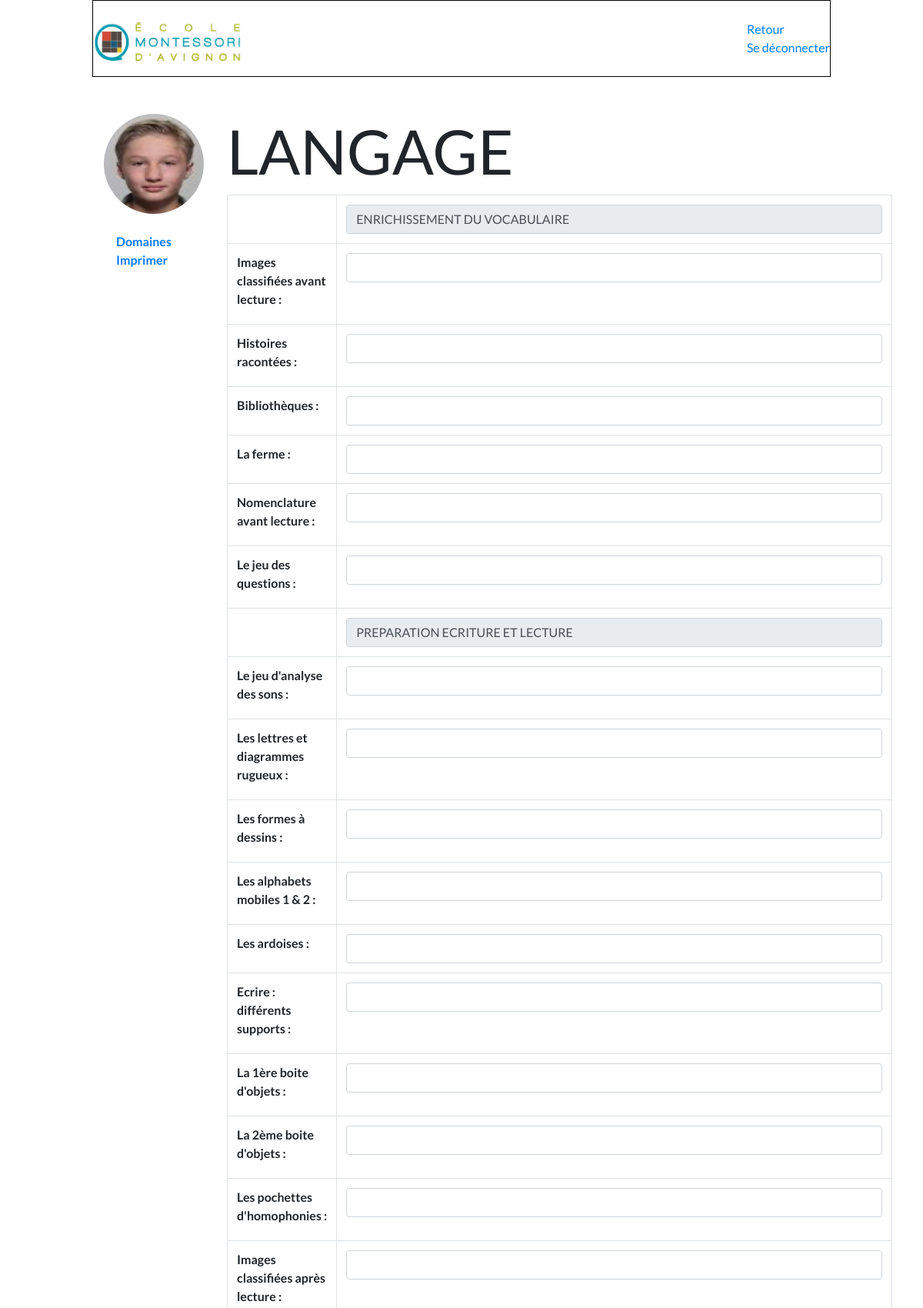
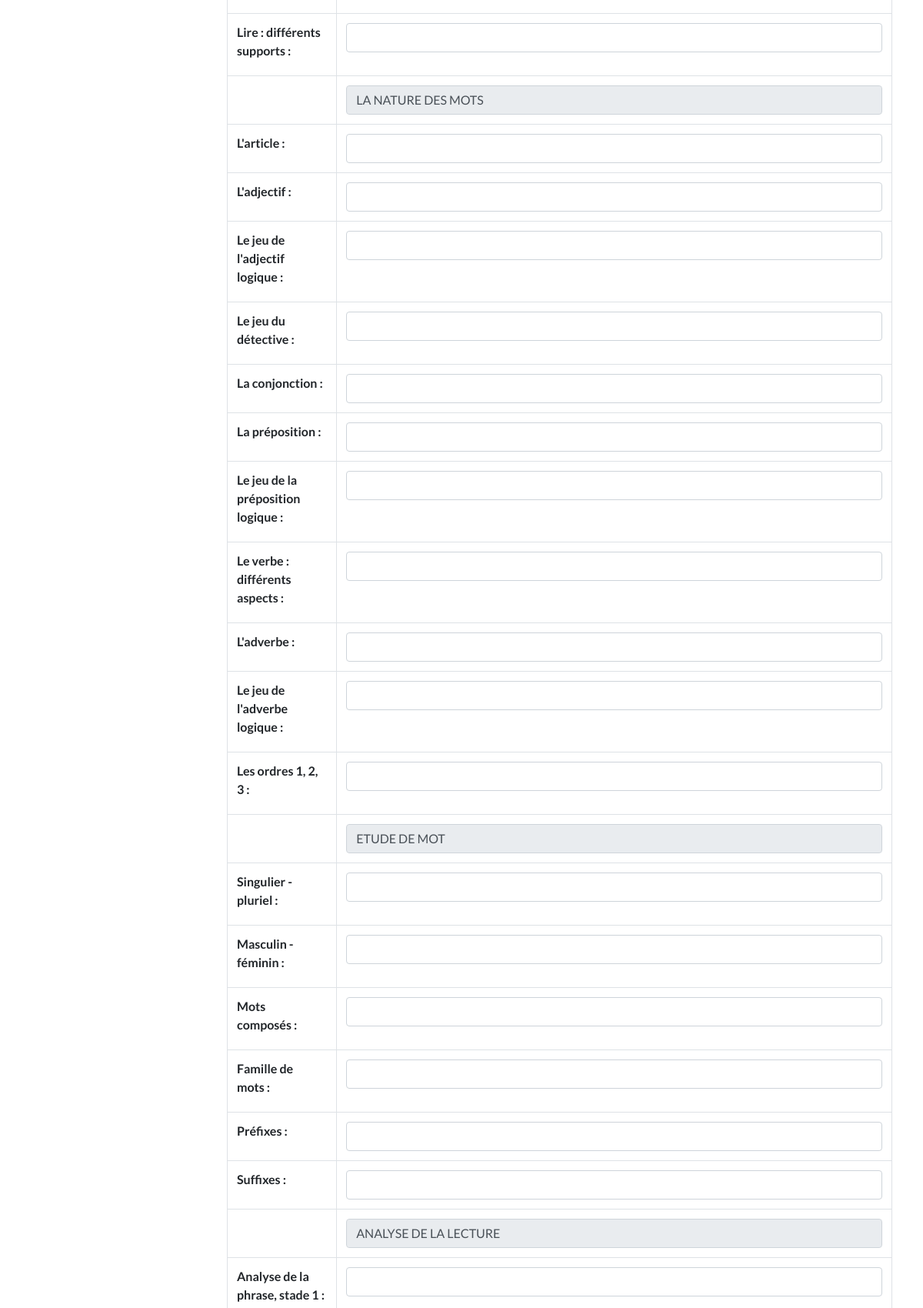
/Langage_change/7 (signed in, upper part), run on the app's committed database (2 pictures, top to bottom).
### students/models.py (models this page shows, shortened)
class Students(models.Model):
    photo = models.ImageField(null=True, blank=True)
    firstname = models.CharField(max_length=25)
    lastname = models.CharField(max_length=25)
    date_of_birth = models.DateField()
    profil = models.TextField()
    ambiance = models.ForeignKey(Ambiance, on_delete=models.CASCADE)
    pratique_life = models.ForeignKey(PracticalLife, on_delete=models.CASCADE)
    sensorial_material = models.ForeignKey(SensoryMaterial, on_delete=models.CASCADE)
    mathe = models.ForeignKey(Math, on_delete=models.CASCADE)
    langage = models.ForeignKey(Langage, on_delete=models.CASCADE)
    letter = models.ForeignKey(Letter, on_delete=models.CASCADE)
    active = models.BooleanField(default=True)
    date_created = models.DateTimeField(auto_now_add=True)
    date_updated = models.DateTimeField(auto_now=True)
    tracker = FieldTracker()
    class Meta:
        verbose_name = "Student"
        verbose_name_plural = "Students"
    IMAGE_MAX_SIZE = (100, 100)
    def __str__(self):
        return f'{self.firstname} {self.lastname}'

### three_six/models.py (models this page shows)
class Langage(models.Model):
    title_1 = models.CharField(max_length=100, default="ENRICHISSEMENT DU VOCABULAIRE")
    img_before_read = models.CharField(max_length=250, verbose_name="Images classifiées avant lecture")
    stories_told = models.CharField(max_length=250, verbose_name="Histoires racontées")
    libraries = models.CharField(max_length=250, verbose_name="Bibliothèques")
    farm = models.CharField(max_length=250, verbose_name="La ferme")
    nomenclature_before_read = models.CharField(max_length=250, verbose_name="Nomenclature avant lecture")
    question_game = models.CharField(max_length=250, verbose_name="Le jeu des questions")
    """ PREPARATION ECRITURE ET LECTURE """
    title_2 = models.CharField(max_length=100, default="PREPARATION ECRITURE ET LECTURE")
    sound_analysis_game = models.CharField(max_length=250, verbose_name="Le jeu d'analyse des sons")
    rough_letters_diagrams = models.CharField(max_length=250, verbose_name="Les lettres et diagrammes rugUeux")
    design_shapes = models.CharField(max_length=250, verbose_name="Les formes à dessins")
    mobile_alphabets_1_2 = models.CharField(max_length=250, verbose_name="Les alphabets mobiles 1 & 2")
    slates = models.CharField(max_length=250, verbose_name="Les ardoises")
    write_different_media = models.CharField(max_length=250, verbose_name="Ecrire : différents supports")
    box_objects_1 = models.CharField(max_length=250, verbose_name="La 1ère boite d'objets")
    box_objects_2 = models.CharField(max_length=250, verbose_name="La 2ème boite d'objets")
    homophony_covers = models.CharField(max_length=250, verbose_name="Les pochettes d'homophonies")
    img_after_read = models.CharField(max_length=250, verbose_name="Images classifiées après lecture")
    read_different_media = models.CharField(max_length=250, verbose_name="Lire : différents supports")
    """ LA NATURE DES MOTS """
    title_3 = models.CharField(max_length=100, default="LA NATURE DES MOTS")
    article = models.CharField(max_length=250, verbose_name="L'article")
    adjective = models.CharField(max_length=250, verbose_name="L'adjectif")
    logical_adjective_game = models.CharField(max_length=250, verbose_name="Le jeu de l'adjectif logique")
    detective_game = models.CharField(max_length=250, verbose_name="Le jeu du détective")
    conjunction = models.CharField(max_length=250, verbose_name="La conjonction")
    preposition = models.CharField(max_length=250, verbose_name="La préposition")
    logical_preposition_game = models.CharField(max_length=250, verbose_name="Le jeu de la préposition logique")
    verb = models.CharField(max_length=250, verbose_name="Le verbe : différents aspects")
    adverb = models.CharField(max_length=250, verbose_name="L'adverbe")
    logical_adverb_game = models.CharField(max_length=250, verbose_name="Le jeu de l'adverbe logique")
    orders_123 = models.CharField(max_length=250, verbose_name="Les ordres 1, 2, 3")
    """ETUDE DE MOTS"""
    title_4 = models.CharField(max_length=100, default="ETUDE DE MOT")
    singular_plural = models.CharField(max_length=250, verbose_name="Singulier - pluriel")
    male_female = models.CharField(max_length=250, verbose_name="Masculin - féminin")
    compound_words = models.CharField(max_length=250, verbose_name="Mots composés")
    family_words = models.CharField(max_length=250, verbose_name="Famille de mots")
    prefixes = models.CharField(max_length=250, verbose_name="Préfixes")
    suffixes = models.CharField(max_length=250, verbose_name="Suffixes")
    """ANALYSE DE LA LECTURE"""
    title_5 = models.CharField(max_length=100, default="ANALYSE DE LA LECTURE")
    sentence_analysis_1 = models.CharField(max_length=250, verbose_name="Analyse de la phrase, stade 1")
    sentence_analysis_2 = models.CharField(max_length=250, verbose_name="Analyse de la phrase, stade 2")
    """ MUSIQUE """
    title_6 = models.CharField(max_length=100, default="MUSIQUE")
    name_bells = models.CharField(max_length=250, verbose_name="Le nom des clochettes")
    sharp_flat = models.CharField(max_length=250, verbose_name="Dièse et bémol")
    read_write_music = models.CharField(max_length=250, verbose_name="Lecture et écriture musicale")
    bass_clef = models.CharField(max_length=250, verbose_name="La clé de Fa")
    read_sheet_music = models.CharField(max_length=250, verbose_name="Lecture de partitions")
    title_7 = models.CharField(max_length=100, default='OBSERVATIONS')
    observations_1 = models.TextField(verbose_name="Trimestre 1")
    observations_2 = models.TextField(verbose_name="Trimestre 2")
    observations_3 = models.TextField(verbose_name="Trimestre 3")
    class Meta:
        verbose_name = "Langage"
        verbose_name_plural = "Langage"

### three_six/views.py (the view)
# urls.py: path("Langage_change/<int:student_id>", views.update_langage, name='Langage_change'),
@login_required
def update_langage(request, student_id):
    student = Students.objects.get(id=student_id)
    langage_student = student.langage
    letter_student = student.letter
    if request.method == 'POST':
        langage_form = forms.LangageForm(request.POST, instance=langage_student)
        letter_form = forms.LetterForm(request.POST, instance=letter_student)
        if all([langage_form.is_valid(), letter_form.is_valid()]):
            langage_form.save()
            letter_form.save()
            return redirect('Langage_change', student_id=student_id)
    else:
        langage_form = forms.LangageForm(instance=langage_student)
        letter_form = forms.LetterForm(instance=letter_student)
    context = {
        'langage_form': langage_form,
        'letter_form': letter_form,
        'mts': langage_student,
        'student': student
    }
    return render(request, 'three_six/update_langage.html', context)

### three_six/templates/three_six/update_langage.html (shortened to what this page needs)
{% extends "three_six/base.html" %}
{% block content %}
<h1>LANGAGE</h1>
<div class="container">
    <div class="row">
        <div class="col-md-1"></div>
        <div class="col-md-">
            <div class="activiy_form">
                <form method='post'> {% csrf_token %}
                    <table class="table table-bordered table-responsive{-sm|-md|-lg|-xl}">
                        {{langage_form.as_table}}
                    </table>
                </form>
            </div>
        </div>
    </div>
</div>
{% endblock content %}

### three_six/templates/three_six/base.html (shortened to what this page needs)
<!DOCTYPE html>
{% load static %}
<html lang="fr">
    <head>
        <link rel="stylesheet" href="https://cdnjs.cloudflare.com/ajax/libs/normalize/8.0.1/
        normalize.min.css">
        <link rel="stylesheet" href="{% static 'authentication/css/bootstrap.min.css' %}">
        <link rel="stylesheet" href="{% static 'three_six/css/styles.css'%}">
    </head>
    <body>
        <div class="block-content">
            <header  class="header">
                        <div class=>
                            <img src="{% static 'authentication/logo.png' %}" alt="LOGO" width="200" >
                        </div>
                        <div>
                            <a href="{% url 'all_child' ambiance_id=student.ambiance.id %}">Retour</a> <br>
                            <a href="{% url 'logout' %}">Se déconnecter</a>
                        </div>
           </header>
            <div class="container pt-5">
                <div class="row">
                    <div class="col-md-2 text-center">
                         <p><img class="rounded-circle" src="{{student.photo.url}}" width="130" height="130"></p>
                        <ul class="navbar text-left">
                                <li class="menu-domain"><a href="#"><b>Domaines</b></a>
                                </li>
                                <li class="printed"><a href="#"><b>Imprimer</b></a>
                                </li>
                        </ul>
                    </div>
                    <div class="col-md-10 ">
                        {% block content %}{% endblock content %}
                    </div>
                </div>
            </div>
        </div>
    </body>
</html>

### three_six/static/three_six/css/styles.css (style rules this page uses)
body { font-family: "Lato", Helvetica, sans-serif }
body, html { margin:0; padding:0; height:100%; }
.header { display: flex; justify-content: space-between; align-items: center; background-color: #FFFFFF ; position: fixed; width: 80%; height: 100px; top: 0px; z-index: 4; border: black 1px solid; }
.block-content { width: 80%; position: relative; margin: auto; min-height: 80%; padding-top: 100px; }
.navbar li { list-style: none; text-align: left; }
h1 { font-size : clamp(2rem, 10vw, 5rem); }

### data on the page
Students: photo (picture)
Langage: title_1 "ENRICHISSEMENT DU VOCABULAIRE", title_2 "PREPARATION ECRITURE ET LECTURE", title_3 "LA NATURE DES MOTS", title_4 "ETUDE DE MOT", title_5 "ANALYSE DE LA LECTURE"
